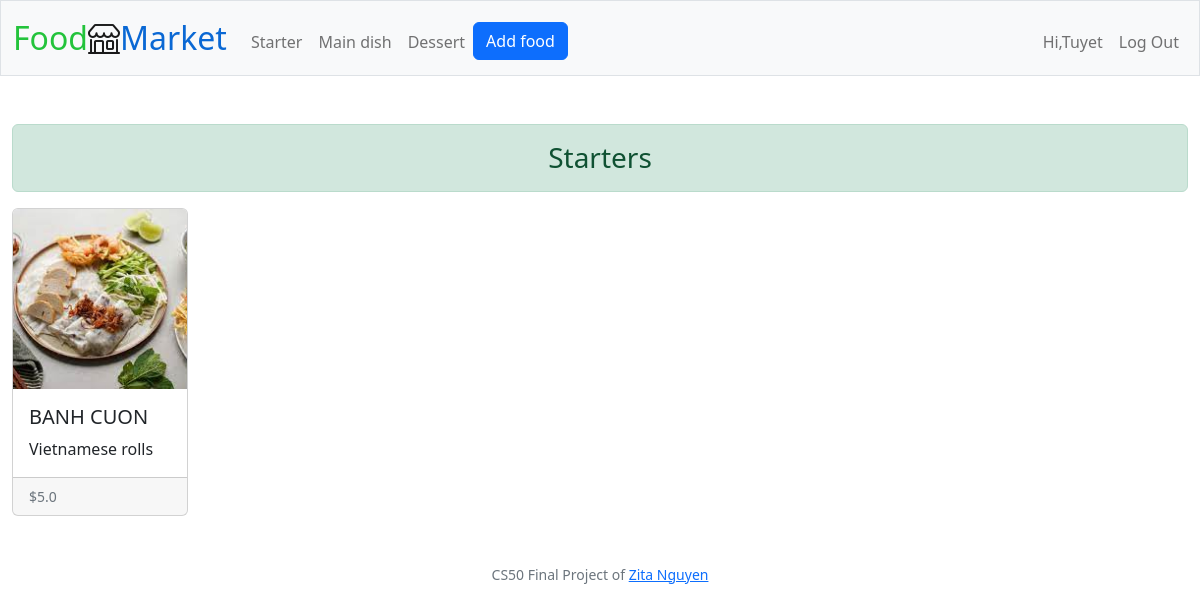
The app's page /starters (signed in), older data.
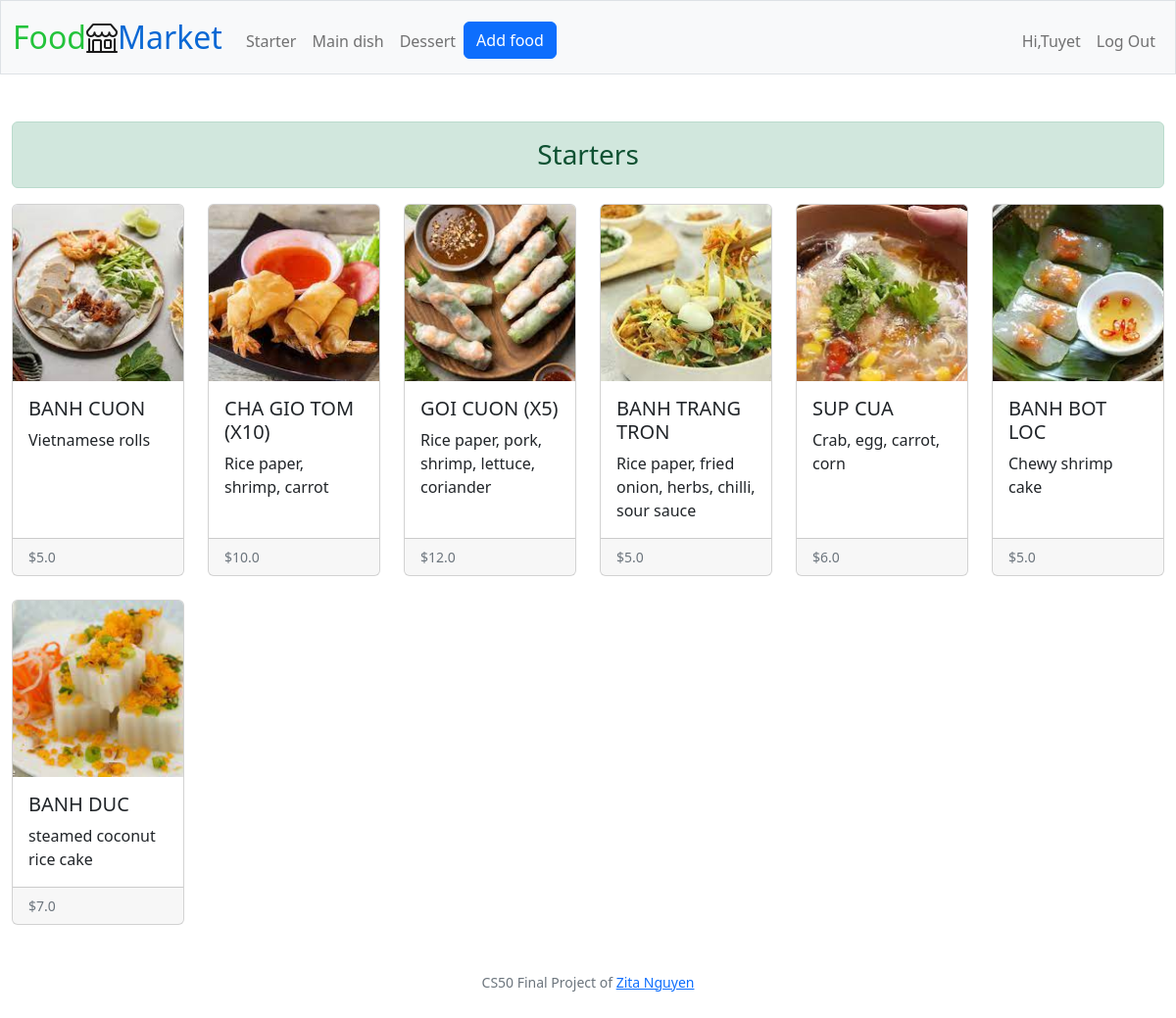
The same page, newer data.
### tables this page shows
CREATE TABLE food (
id INTEGER PRIMARY KEY AUTOINCREMENT, 
category TEXT NOT NULL,
name TEXT NOT NULL,
photo BLOB NOT NULL,
description TEXT NOT NULL,
price REAL NOT NULL,
date DATETIME NOT NULL,
user_id INTEGER NOT NULL,
FOREIGN KEY (user_id) REFERENCES users (id)
);

### app.py (the view)
@app.route("/starters", methods=["GET"])
@login_required
def starters():
    starters = query_get_starters()
    return render_template("starters.html", starters=starters)

### app.py (called while the page is built)
@app.after_request
def after_request(response):
    response.headers["Cache-Control"] = "no-cache, no-store, must-revalidate"
    response.headers["Expires"] = 0
    response.headers["Pragma"] = "no-cache"
    return response

### helpers.py (called while the page is built)
def login_required(f):
    @wraps(f)
    def decorated_function(*args, **kwargs):
        if session.get("user_id") is None:
            return redirect("/login")
        return f(*args, **kwargs)
    return decorated_function

### queries.py (called while the page is built)
def query_get_starters():
    conn = sqlite3.connect("market.db")
    c = conn.cursor()
    c.execute("SELECT * FROM food WHERE category='Starter' ")
    starters = c.fetchall()
    return starters

### templates/starters.html (shortened to what this page needs)
{% extends "layout.html" %}
{% block main %}
<div class="alert alert-success text-center h3" role="alert">
  Starters
</div>
<div class="row row-cols-1 row-cols-lg-6 row-cols-md-3 g-4">
  {% if not starters %}
    <div class="col">
      <div class="card h-100">
        <img class="card-img-top" src="{{url_for('static', filename='photos/no_food.jpeg')}}" alt="No product">
        <div class="card-body">
          <p class="card-text">No starter.</p>
        </div>
      </div>
    </div>
  {% else %}
    {% for starter in starters %}
      <div class="col">
        <div class="card h-100">
          <img src="{{url_for('static', filename='photos/' + starter[3])}}" class="card-img-top" alt="{{ starter[2] }}">
          <div class="card-body">
            <h5 class="card-title">{{ starter[2] }}</h5>
            <p class="card-text">{{ starter[4] }}</p>
          </div>
          <div class="card-footer d-flex justify-content-between align-items-center">
            <small class="text-muted">${{ starter[5] }}</small>
          </div>
        </div>
      </div>
    {% endfor %}
  {% endif %}
</div>
{% endblock %}

### templates/layout.html (shortened to what this page needs)
<!DOCTYPE html>
<html lang="en">
    <head>
        <link href="https://cdn.jsdelivr.net/npm/bootstrap@5.2.0-beta1/dist/css/bootstrap.min.css" rel="stylesheet">
        <link rel="stylesheet" href="https://cdn.jsdelivr.net/npm/bootstrap-icons@1.8.3/font/bootstrap-icons.css">
        <link href="/static/styles.css" rel="stylesheet">
    </head>
    <body>
        <nav class="bg-light border navbar navbar-expand-md navbar-light">
            <div class="container-fluid">
                <a class="navbar-brand" href="/"><span class="green">Food</span><i class="bi bi-shop"></i><span class="blue">Market</span></a>
                <div class="collapse navbar-collapse" id="navbar">
                    {% if session["user_id"] %}
                        <ul class="navbar-nav me-auto mt-2">
                            <li class="nav-item"><a class="nav-link" href="/starters">Starter</a></li>
                            <li class="nav-item"><a class="nav-link" href="/main_dishes">Main dish</a></li>
                            <li class="nav-item"><a class="nav-link" href="/desserts">Dessert</a></li>
                            {% if session["user_role"] == "seller" %}
                            <li class="nav-item"><a class="btn btn-primary" role="button" href="/add">Add food</a></li>
                            {% endif %}
                        </ul>
                        <ul class="navbar-nav ms-auto mt-2">
                            <li class="nav-item"><a class="nav-link" href="/display">Hi,{{ session["user_name"].capitalize() }}</a></li>
                            <li class="nav-item"><a class="nav-link" href="/logout">Log Out</a></li>
                        </ul>
                    {% else %}
                        <ul class="navbar-nav ms-auto mt-2">
                            <li class="nav-item"><a class="nav-link" href="/register">Register</a></li>
                            <li class="nav-item"><a class="nav-link" href="/login">Log In</a></li>
                        </ul>
                    {% endif %}
                </div>
            </div>
        </nav>
        <main class="container-fluid py-5">
            {% block main %}{% endblock %}
        </main>
        <footer class="mb-5 small text-center text-muted">
            CS50 Final Project of <a href="https://github.com/ZitaNguyen">Zita Nguyen</a>
        </footer>
    </body>
</html>

### static/styles.css (style rules this page uses)
nav .navbar-brand { font-size: xx-large; }
nav .navbar-brand .green { color: #23c33b; }
nav .navbar-brand .blue { color: #0a68d4; }
.card-img-top { width: 100%; height: 15vw; object-fit: cover; }
.card-title { text-transform: uppercase; }

Row changes from the older to the newer data that the page shows:
added food: photo (picture), name "CHA GIO TOM (X10)", description "Rice paper, shrimp, carrot", price "10.0"
added food: photo (picture), name "GOI CUON (X5)", description "Rice paper, pork, shrimp, lettuce, coriander", price "12.0"
added food: photo (picture), name "BANH TRANG TRON", description "Rice paper, fried onion, herbs, chilli, sour sauce", price "5.0"
added food: photo (picture), name "SUP CUA", description "Crab, egg, carrot, corn", price "6.0"
added food: photo (picture), name "BANH BOT LOC", description "Chewy shrimp cake", price "5.0"
added food: photo (picture), name "BANH DUC", description "steamed coconut rice cake", price "7.0"
